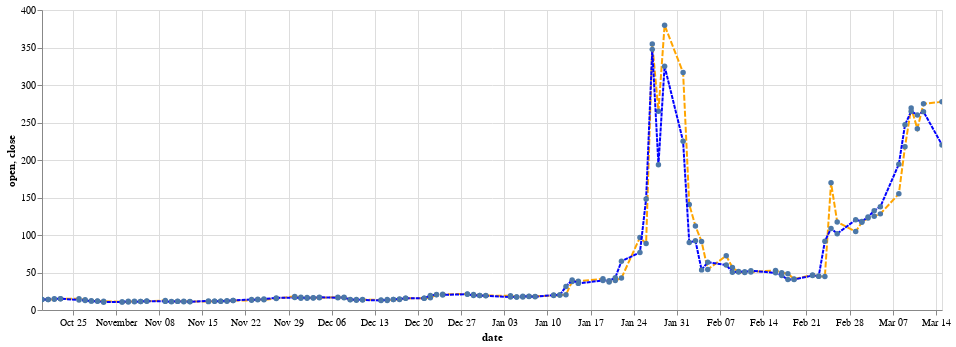

The notebook cell saved with this chart:
### Code cell
open.mark_line(point=True,strokeDash=[6,2],color='orange') + close.mark_line(point=True,strokeDash=[4,1],color='blue')

### Figure 1 — Vega-Lite specification as saved in the notebook (floating-point values rounded to 4 significant figures)
{"config": {"view": {"continuousWidth": 400, "continuousHeight": 300}}, "layer": [{"mark": {"type": "line", "color": "orange", "point": true, "strokeDash": [6, 2]}, "encoding": {"tooltip": [{"type": "nominal", "field": "open"}], "x": {"type": "temporal", "field": "date"}, "y": {"type": "quantitative", "field": "open"}}, "selection": {"selector133": {"type": "interval", "bind": "scales", "encodings": ["x", "y"]}}}, {"mark": {"type": "line", "color": "blue", "point": true, "strokeDash": [4, 1]}, "encoding": {"tooltip": [{"type": "nominal", "field": "close"}], "x": {"type": "temporal", "field": "date"}, "y": {"type": "quantitative", "field": "close"}}, "selection": {"selector134": {"type": "interval", "bind": "scales", "encodings": ["x", "y"]}}, "width": 900}], "data": {"name": "data-8e65cf72f63a44c2b3859a1b80102327"}, "$schema": "https://vega.github.io/schema/vega-lite/v4.8.1.json", "datasets": {"data-8e65cf72f63a44c2b3859a1b80102327": [{"open": "277.52", "high": "283.0", "low": "206.0", "close": "220.14", "adjusted": "220.14", "volume": "24226187", "dividend": "0.0000", "split": "1.0", "date": "2021-03-15"}, {"open": "274.9965", "high": "295.5", "low": "262.27", "close": "264.5", "adjusted": "264.5", "volume": "25845899", "dividend": "0.0000", "split": "1.0", "date": "2021-03-12"}, {"open": "241.64", "high": "281.5", "low": "232.6", "close": "260.0", "adjusted": "260.0", "volume": "28312493", "dividend": "0.0000", "split": "1.0", "date": "2021-03-11"}, {"open": "269.43", "high": "348.5", "low": "172.0", "close": "265.0", "adjusted": "265.0", "volume": "71570566", "dividend": "0.0000", "split": "1.0", "date": "2021-03-10"}, {"open": "217.71", "high": "249.85", "low": "208.5101", "close": "246.9", "adjusted": "246.9", "volume": "39099331", "dividend": "0.0000", "split": "1.0", "date": "2021-03-09"}, {"open": "154.89", "high": "210.8699", "low": "146.1", "close": "194.5", "adjusted": "194.5", "volume": "63565620", "dividend": "0.0000", "split": "1.0", "date": "2021-03-08"}, {"open": "128.17", "high": "151.53", "low": "127.5", "close": "137.74", "adjusted": "137.74", "volume": "30733673", "dividend": "0.0000", "split": "1.0", "date": "2021-03-05"}, {"open": "125.0", "high": "147.8699", "low": "115.3", "close": "132.35", "adjusted": "132.35", "volume": "32606893", "dividend": "0.0000", "split": "1.0", "date": "2021-03-04"}, {"open": "122.51", "high": "127.75", "low": "113.12", "close": "124.18", "adjusted": "124.18", "volume": "19273882", "dividend": "0.0000", "split": "1.0", "date": "2021-03-03"}, {"open": "116.93", "high": "133.2", "low": "112.2", "close": "118.18", "adjusted": "118.18", "volume": "33783044", "dividend": "0.0000", "split": "1.0", "date": "2021-03-02"}, {"open": "104.54", "high": "133.99", "low": "99.97", "close": "120.4", "adjusted": "120.4", "volume": "49793965", "dividend": "0.0000", "split": "1.0", "date": "2021-03-01"}, {"open": "117.46", "high": "142.9", "low": "86.0", "close": "101.74", "adjusted": "101.74", "volume": "90842694", "dividend": "0.0000", "split": "1.0", "date": "2021-02-26"}, {"open": "169.56", "high": "184.68", "low": "101.0", "close": "108.73", "adjusted": "108.73", "volume": "145443658", "dividend": "0.0000", "split": "1.0", "date": "2021-02-25"}, {"open": "44.7", "high": "91.71", "low": "44.7", "close": "91.71", "adjusted": "91.71", "volume": "48556520", "dividend": "0.0000", "split": "1.0", "date": "2021-02-24"}, {"open": "44.97", "high": "46.23", "low": "40.0", "close": "44.97", "adjusted": "44.97", "volume": "7565215", "dividend": "0.0000", "split": "1.0", "date": "2021-02-23"}, {"open": "46.69", "high": "48.51", "low": "42.4", "close": "46.0", "adjusted": "46.0", "volume": "18864590", "dividend": "0.0000", "split": "1.0", "date": "2021-02-22"}, {"open": "41.28", "high": "43.89", "low": "38.5", "close": "40.59", "adjusted": "40.59", "volume": "14828238", "dividend": "0.0000", "split": "1.0", "date": "2021-02-19"}, {"open": "48.49", "high": "48.87", "low": "40.65", "close": "40.69", "adjusted": "40.69", "volume": "23990555", "dividend": "0.0000", "split": "1.0", "date": "2021-02-18"}, {"open": "49.77", "high": "51.19", "low": "44.56", "close": "45.94", "adjusted": "45.94", "volume": "9147635", "dividend": "0.0000", "split": "1.0", "date": "2021-02-17"}, {"open": "52.66", "high": "53.5", "low": "49.04", "close": "49.51", "adjusted": "49.51", "volume": "8175030", "dividend": "0.0000", "split": "1.0", "date": "2021-02-16"}, {"open": "50.75", "high": "55.24", "low": "48.05", "close": "52.4", "adjusted": "52.4", "volume": "14573264", "dividend": "0.0000", "split": "1.0", "date": "2021-02-12"}, {"open": "50.01", "high": "55.32", "low": "48.2201", "close": "51.1", "adjusted": "51.1", "volume": "13056725", "dividend": "0.0000", "split": "1.0", "date": "2021-02-11"}, {"open": "50.77", "high": "62.83", "low": "46.55", "close": "51.2", "adjusted": "51.2", "volume": "35943280", "dividend": "0.0000", "split": "1.0", "date": "2021-02-10"}, {"open": "56.61", "high": "57.0", "low": "46.52", "close": "50.31", "adjusted": "50.31", "volume": "25598598", "dividend": "0.0000", "split": "1.0", "date": "2021-02-09"}, {"open": "72.41", "high": "72.66", "low": "58.02", "close": "60.0", "adjusted": "60.0", "volume": "25687282", "dividend": "0.0000", "split": "1.0", "date": "2021-02-08"}, {"open": "54.04", "high": "95.0", "low": "51.09", "close": "63.77", "adjusted": "63.77", "volume": "81345013", "dividend": "0.0000", "split": "1.0", "date": "2021-02-05"}, {"open": "91.19", "high": "91.5", "low": "53.33", "close": "53.5", "adjusted": "53.5", "volume": "62427275", "dividend": "0.0000", "split": "1.0", "date": "2021-02-04"}, {"open": "112.01", "high": "113.3999", "low": "85.25", "close": "92.41", "adjusted": "92.41", "volume": "42698511", "dividend": "0.0000", "split": "1.0", "date": "2021-02-03"}, {"open": "140.76", "high": "158.0", "low": "74.2201", "close": "90.0", "adjusted": "90.0", "volume": "76663691", "dividend": "0.0000", "split": "1.0", "date": "2021-02-02"}, {"open": "316.56", "high": "322.0", "low": "212.0", "close": "225.0", "adjusted": "225.0", "volume": "37382152", "dividend": "0.0000", "split": "1.0", "date": "2021-02-01"}, {"open": "379.71", "high": "413.98", "low": "250.0", "close": "325.0", "adjusted": "325.0", "volume": "49414294", "dividend": "0.0000", "split": "1.0", "date": "2021-01-29"}, {"open": "265.0", "high": "483.0", "low": "112.25", "close": "193.6", "adjusted": "193.6", "volume": "58815805", "dividend": "0.0000", "split": "1.0", "date": "2021-01-28"}, {"open": "354.83", "high": "380.0", "low": "249.0", "close": "347.51", "adjusted": "347.51", "volume": "90516825", "dividend": "0.0000", "split": "1.0", "date": "2021-01-27"}, {"open": "88.56", "high": "150.0", "low": "80.2", "close": "147.98", "adjusted": "147.98", "volume": "161894423", "dividend": "0.0000", "split": "1.0", "date": "2021-01-26"}, {"open": "96.73", "high": "159.18", "low": "61.13", "close": "76.79", "adjusted": "76.79", "volume": "177874000", "dividend": "0.0000", "split": "1.0", "date": "2021-01-25"}, {"open": "42.59", "high": "76.7573", "low": "42.32", "close": "65.01", "adjusted": "65.01", "volume": "194084194", "dividend": "0.0000", "split": "1.0", "date": "2021-01-22"}, {"open": "39.23", "high": "44.75", "low": "37.0", "close": "43.03", "adjusted": "43.03", "volume": "57079754", "dividend": "0.0000", "split": "1.0", "date": "2021-01-21"}, {"open": "37.37", "high": "41.1899", "low": "36.06", "close": "39.12", "adjusted": "39.12", "volume": "33471789", "dividend": "0.0000", "split": "1.0", "date": "2021-01-20"}, {"open": "41.55", "high": "45.52", "low": "36.64", "close": "39.36", "adjusted": "39.36", "volume": "74721924", "dividend": "0.0000", "split": "1.0", "date": "2021-01-19"}, {"open": "38.49", "high": "40.75", "low": "34.01", "close": "35.5", "adjusted": "35.5", "volume": "46866358", "dividend": "0.0000", "split": "1.0", "date": "2021-01-15"}, {"open": "38.09", "high": "43.06", "low": "33.05", "close": "39.91", "adjusted": "39.91", "volume": "93717410", "dividend": "0.0000", "split": "1.0", "date": "2021-01-14"}, {"open": "20.42", "high": "38.65", "low": "20.03", "close": "31.4", "adjusted": "31.4", "volume": "143530129", "dividend": "0.0000", "split": "1.0", "date": "2021-01-13"}, {"open": "19.96", "high": "20.4", "low": "19.3168", "close": "19.95", "adjusted": "19.95", "volume": "6999775", "dividend": "0.0000", "split": "1.0", "date": "2021-01-12"}, {"open": "19.41", "high": "20.65", "low": "19.01", "close": "19.94", "adjusted": "19.94", "volume": "14927612", "dividend": "0.0000", "split": "1.0", "date": "2021-01-11"}, {"open": "18.18", "high": "18.3", "low": "17.08", "close": "17.69", "adjusted": "17.69", "volume": "6481960", "dividend": "0.0000", "split": "1.0", "date": "2021-01-08"}, {"open": "18.47", "high": "19.45", "low": "18.02", "close": "18.08", "adjusted": "18.08", "volume": "6129276", "dividend": "0.0000", "split": "1.0", "date": "2021-01-07"}, {"open": "17.34", "high": "18.98", "low": "17.33", "close": "18.36", "adjusted": "18.36", "volume": "6056248", "dividend": "0.0000", "split": "1.0", "date": "2021-01-06"}, {"open": "17.35", "high": "18.0765", "low": "17.23", "close": "17.37", "adjusted": "17.37", "volume": "4961457", "dividend": "0.0000", "split": "1.0", "date": "2021-01-05"}, {"open": "19.0", "high": "19.1", "low": "17.15", "close": "17.25", "adjusted": "17.25", "volume": "10022474", "dividend": "0.0000", "split": "1.0", "date": "2021-01-04"}, {"open": "19.25", "high": "19.8", "low": "18.8", "close": "18.84", "adjusted": "18.84", "volume": "6922652", "dividend": "0.0000", "split": "1.0", "date": "2020-12-31"}, {"open": "19.38", "high": "20.0", "low": "18.85", "close": "19.26", "adjusted": "19.26", "volume": "5934391", "dividend": "0.0000", "split": "1.0", "date": "2020-12-30"}, {"open": "20.82", "high": "21.07", "low": "18.56", "close": "19.38", "adjusted": "19.38", "volume": "9241441", "dividend": "0.0000", "split": "1.0", "date": "2020-12-29"}, {"open": "21.31", "high": "21.97", "low": "20.35", "close": "20.99", "adjusted": "20.99", "volume": "8924279", "dividend": "0.0000", "split": "1.0", "date": "2020-12-28"}, {"open": "21.01", "high": "21.48", "low": "19.95", "close": "20.15", "adjusted": "20.15", "volume": "6262174", "dividend": "0.0000", "split": "1.0", "date": "2020-12-24"}, {"open": "20.17", "high": "22.3499", "low": "19.13", "close": "20.57", "adjusted": "20.57", "volume": "25830256", "dividend": "0.0000", "split": "1.0", "date": "2020-12-23"}, {"open": "16.22", "high": "20.04", "low": "16.15", "close": "19.46", "adjusted": "19.46", "volume": "30687718", "dividend": "0.0000", "split": "1.0", "date": "2020-12-22"}, {"open": "15.81", "high": "16.348", "low": "15.28", "close": "15.53", "adjusted": "15.53", "volume": "9876128", "dividend": "0.0000", "split": "1.0", "date": "2020-12-21"}, {"open": "15.78", "high": "16.3", "low": "15.18", "close": "15.63", "adjusted": "15.63", "volume": "16618776", "dividend": "0.0000", "split": "1.0", "date": "2020-12-18"}, {"open": "13.96", "high": "14.98", "low": "13.59", "close": "14.83", "adjusted": "14.83", "volume": "8194902", "dividend": "0.0000", "split": "1.0", "date": "2020-12-17"}, {"open": "13.96", "high": "14.305", "low": "13.58", "close": "13.85", "adjusted": "13.85", "volume": "5865123", "dividend": "0.0000", "split": "1.0", "date": "2020-12-16"}, {"open": "12.78", "high": "14.02", "low": "12.48", "close": "13.85", "adjusted": "13.85", "volume": "8192856", "dividend": "0.0000", "split": "1.0", "date": "2020-12-15"}, {"open": "13.34", "high": "13.4335", "low": "12.14", "close": "12.72", "adjusted": "12.72", "volume": "10007092", "dividend": "0.0000", "split": "1.0", "date": "2020-12-14"}, {"open": "13.91", "high": "14.0", "low": "13.02", "close": "13.31", "adjusted": "13.31", "volume": "7496868", "dividend": "0.0000", "split": "1.0", "date": "2020-12-11"}, {"open": "13.12", "high": "14.41", "low": "13.05", "close": "14.12", "adjusted": "14.12", "volume": "7558922", "dividend": "0.0000", "split": "1.0", "date": "2020-12-10"}, {"open": "13.92", "high": "14.73", "low": "13.225", "close": "13.66", "adjusted": "13.66", "volume": "24357944", "dividend": "0.0000", "split": "1.0", "date": "2020-12-09"}, {"open": "16.37", "high": "17.21", "low": "15.93", "close": "16.94", "adjusted": "16.94", "volume": "16120163", "dividend": "0.0000", "split": "1.0", "date": "2020-12-08"}, {"open": "17.0", "high": "17.5", "low": "16.22", "close": "16.35", "adjusted": "16.35", "volume": "7386258", "dividend": "0.0000", "split": "1.0", "date": "2020-12-07"}, {"open": "16.3", "high": "17.29", "low": "16.26", "close": "16.9", "adjusted": "16.9", "volume": "8972672", "dividend": "0.0000", "split": "1.0", "date": "2020-12-04"}, {"open": "16.48", "high": "16.64", "low": "15.87", "close": "16.12", "adjusted": "16.12", "volume": "6294965", "dividend": "0.0000", "split": "1.0", "date": "2020-12-03"}, {"open": "15.7", "high": "16.68", "low": "15.38", "close": "16.58", "adjusted": "16.58", "volume": "7883380", "dividend": "0.0000", "split": "1.0", "date": "2020-12-02"}, {"open": "17.11", "high": "17.4", "low": "15.76", "close": "15.8", "adjusted": "15.8", "volume": "12260810", "dividend": "0.0000", "split": "1.0", "date": "2020-12-01"}, {"open": "18.17", "high": "19.42", "low": "16.5575", "close": "16.56", "adjusted": "16.56", "volume": "31983498", "dividend": "0.0000", "split": "1.0", "date": "2020-11-30"}, {"open": "15.29", "high": "16.74", "low": "14.88", "close": "16.08", "adjusted": "16.08", "volume": "12504197", "dividend": "0.0000", "split": "1.0", "date": "2020-11-27"}, {"open": "13.6", "high": "15.25", "low": "13.42", "close": "14.75", "adjusted": "14.75", "volume": "8860092", "dividend": "0.0000", "split": "1.0", "date": "2020-11-25"}, {"open": "14.23", "high": "14.26", "low": "13.3", "close": "13.67", "adjusted": "13.67", "volume": "7130536", "dividend": "0.0000", "split": "1.0", "date": "2020-11-24"}, {"open": "12.9", "high": "14.12", "low": "12.67", "close": "13.9", "adjusted": "13.9", "volume": "9607973", "dividend": "0.0000", "split": "1.0", "date": "2020-11-23"}, {"open": "12.55", "high": "13.46", "low": "12.54", "close": "12.71", "adjusted": "12.71", "volume": "8402347", "dividend": "0.0000", "split": "1.0", "date": "2020-11-20"}, {"open": "11.6", "high": "12.79", "low": "11.45", "close": "12.46", "adjusted": "12.46", "volume": "11787613", "dividend": "0.0000", "split": "1.0", "date": "2020-11-19"}, {"open": "11.8", "high": "12.04", "low": "11.56", "close": "11.57", "adjusted": "11.57", "volume": "3169222", "dividend": "0.0000", "split": "1.0", "date": "2020-11-18"}, {"open": "11.65", "high": "11.92", "low": "11.23", "close": "11.63", "adjusted": "11.63", "volume": "6678176", "dividend": "0.0000", "split": "1.0", "date": "2020-11-17"}, {"open": "11.16", "high": "12.6602", "low": "10.72", "close": "12.06", "adjusted": "12.06", "volume": "9774824", "dividend": "0.0000", "split": "1.0", "date": "2020-11-16"}, {"open": "11.36", "high": "11.55", "low": "11.0", "close": "11.01", "adjusted": "11.01", "volume": "3546171", "dividend": "0.0000", "split": "1.0", "date": "2020-11-13"}, {"open": "11.74", "high": "11.87", "low": "10.97", "close": "11.13", "adjusted": "11.13", "volume": "4355892", "dividend": "0.0000", "split": "1.0", "date": "2020-11-12"}, {"open": "11.5", "high": "11.95", "low": "11.21", "close": "11.75", "adjusted": "11.75", "volume": "4882569", "dividend": "0.0000", "split": "1.0", "date": "2020-11-11"}, {"open": "11.5", "high": "11.66", "low": "10.83", "close": "11.1", "adjusted": "11.1", "volume": "3825963", "dividend": "0.0000", "split": "1.0", "date": "2020-11-10"}, {"open": "12.76", "high": "12.93", "low": "11.25", "close": "11.49", "adjusted": "11.49", "volume": "6244865", "dividend": "0.0000", "split": "1.0", "date": "2020-11-09"}, {"open": "11.52", "high": "12.17", "low": "11.32", "close": "11.86", "adjusted": "11.86", "volume": "5518243", "dividend": "0.0000", "split": "1.0", "date": "2020-11-06"}, {"open": "11.27", "high": "11.84", "low": "11.06", "close": "11.45", "adjusted": "11.45", "volume": "4705245", "dividend": "0.0000", "split": "1.0", "date": "2020-11-05"}, {"open": "11.76", "high": "11.7699", "low": "10.61", "close": "10.91", "adjusted": "10.91", "volume": "5807871", "dividend": "0.0000", "split": "1.0", "date": "2020-11-04"}, {"open": "10.75", "high": "11.86", "low": "10.63", "close": "11.57", "adjusted": "11.57", "volume": "7454472", "dividend": "0.0000", "split": "1.0", "date": "2020-11-03"}, {"open": "10.82", "high": "11.09", "low": "10.5", "close": "10.75", "adjusted": "10.75", "volume": "5227011", "dividend": "0.0000", "split": "1.0", "date": "2020-11-02"}, {"open": "11.64", "high": "11.64", "low": "10.36", "close": "10.47", "adjusted": "10.47", "volume": "11562367", "dividend": "0.0000", "split": "1.0", "date": "2020-10-30"}, {"open": "11.88", "high": "12.25", "low": "11.6801", "close": "11.73", "adjusted": "11.73", "volume": "4165843", "dividend": "0.0000", "split": "1.0", "date": "2020-10-29"}, {"open": "12.27", "high": "13.05", "low": "11.78", "close": "11.82", "adjusted": "11.82", "volume": "6388580", "dividend": "0.0000", "split": "1.0", "date": "2020-10-28"}, {"open": "13.71", "high": "13.71", "low": "12.36", "close": "12.69", "adjusted": "12.69", "volume": "7231006", "dividend": "0.0000", "split": "1.0", "date": "2020-10-27"}, {"open": "14.93", "high": "15.45", "low": "13.26", "close": "13.45", "adjusted": "13.45", "volume": "13376269", "dividend": "0.0000", "split": "1.0", "date": "2020-10-26"}, {"open": "15.05", "high": "15.38", "low": "14.55", "close": "15.0", "adjusted": "15.0", "volume": "6507324", "dividend": "0.0000", "split": "1.0", "date": "2020-10-23"}, {"open": "14.2", "high": "15.87", "low": "14.19", "close": "14.91", "adjusted": "14.91", "volume": "16212232", "dividend": "0.0000", "split": "1.0", "date": "2020-10-22"}, {"open": "13.9", "high": "14.42", "low": "13.8", "close": "14.1", "adjusted": "14.1", "volume": "5361928", "dividend": "0.0000", "split": "1.0", "date": "2020-10-21"}, {"open": "14.03", "high": "14.143", "low": "13.665", "close": "13.86", "adjusted": "13.86", "volume": "6603951", "dividend": "0.0000", "split": "1.0", "date": "2020-10-20"}]}}
